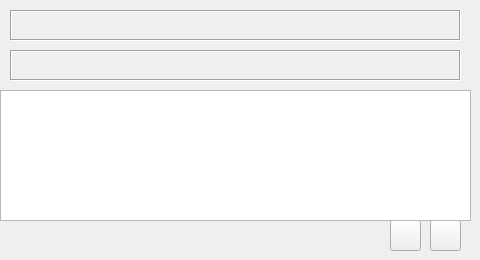
     <widget class="QWidget" name="tabSceneries">
      <attribute name="title">
       <string>Sceneries</string>
      </attribute>
      <widget class="QPushButton" name="btnAdd">
       <property name="geometry">
        <rect>
         <x>390</x>
         <y>220</y>
         <width>31</width>
         <height>31</height>
        </rect>
       </property>
       <property name="text">
        <string/>
       </property>
       <property name="icon">
        <iconset resource="yaflightresources.qrc">
         <normaloff>:/icons/icons/list-add.png</normaloff>:/icons/icons/list-add.png</iconset>
       </property>
      </widget>
      <widget class="QPushButton" name="btnDel">
       <property name="geometry">
        <rect>
         <x>430</x>
         <y>220</y>
         <width>31</width>
         <height>31</height>
        </rect>
       </property>
       <property name="text">
        <string/>
       </property>
       <property name="icon">
        <iconset resource="yaflightresources.qrc">
         <normaloff>:/icons/icons/list-remove.png</normaloff>:/icons/icons/list-remove.png</iconset>
       </property>
      </widget>
      <widget class="QListView" name="lstviewSceneries">
       <property name="geometry">
        <rect>
         <x>0</x>
         <y>90</y>
         <width>471</width>
         <height>131</height>
        </rect>
       </property>
      </widget>
      <widget class="QLabel" name="lblDefaultScenery">
       <property name="geometry">
        <rect>
         <x>10</x>
         <y>10</y>
         <width>451</width>
         <height>31</height>
        </rect>
       </property>
       <property name="frameShape">
        <enum>QFrame::Box</enum>
       </property>
       <property name="frameShadow">
        <enum>QFrame::Sunken</enum>
       </property>
       <property name="text">
        <string/>
       </property>
      </widget>
      <widget class="QLabel" name="lblYFScenery">
       <property name="geometry">
        <rect>
         <x>10</x>
         <y>50</y>
         <width>451</width>
         <height>31</height>
        </rect>
       </property>
       <property name="frameShape">
        <enum>QFrame::Box</enum>
       </property>
       <property name="frameShadow">
        <enum>QFrame::Sunken</enum>
       </property>
       <property name="text">
        <string/>
       </property>
      </widget>
     </widget>
